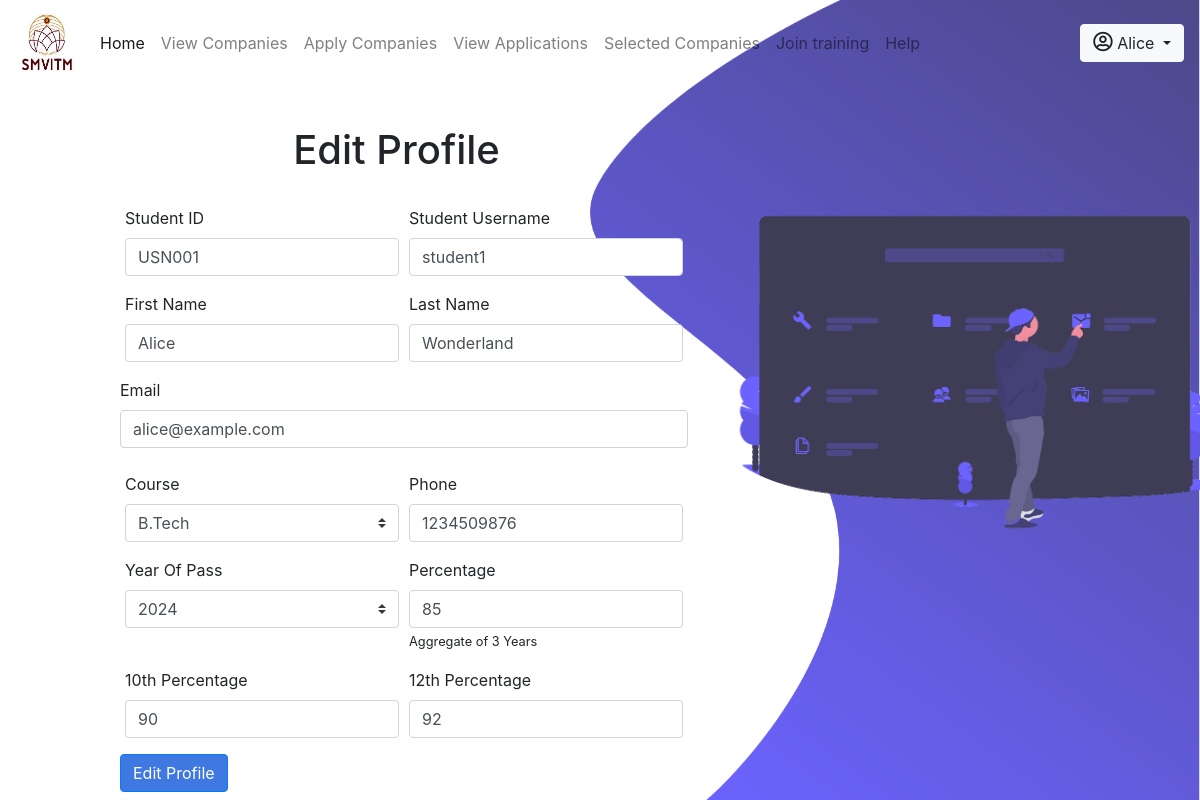
Page /student/editprofile.php (signed in) on the committed database.
### tables this page shows
CREATE TABLE `studentlogin` (
  `usn` varchar(20) NOT NULL,
  `uname` varchar(10) NOT NULL,
  `pwd` varchar(10) NOT NULL,
  `fname` varchar(15) NOT NULL,
  `lname` varchar(15) NOT NULL,
  `email` varchar(40) NOT NULL,
  `phone` varchar(12) NOT NULL,
  `secque` varchar(100) NOT NULL,
  `secans` varchar(100) NOT NULL,
  `course` varchar(100) DEFAULT NULL,
  `branch` varchar(100) DEFAULT NULL,
  `percentage` varchar(10) DEFAULT NULL,
  `yop` varchar(10) DEFAULT NULL,
  `sslc` varchar(100) DEFAULT NULL,
  `puc` varchar(100) DEFAULT NULL
);

### student/editprofile.php (the view, shortened to what this page needs)
<?php
include_once '../includes/db.inc.php';
$user = isset($_SESSION['username']) ? $_SESSION['username'] : '';
if (!empty($user)) {
    $sql = "SELECT * FROM studentlogin WHERE fname='$user';";
    $res = mysqli_query($conn, $sql);
    if (mysqli_num_rows($res) > 0) {
        $row = mysqli_fetch_assoc($res);
    } else {
        echo "<p>No user found!</p>";
        exit();
    }
} else {
    echo "<p>User not logged in!</p>";
    exit();
}
?>
<!DOCTYPE html>
<html lang="en">
<head>
    <link rel="stylesheet" type="text/css" href="css/index.css">
    <?php include_once 'includes/head.php'; ?>
</head>
<body>
    <div>
        <img id="img2" src="../images/editicon.png" width="650px" style="position: absolute; position: fixed; z-index: 1;
        margin-left: 55%; margin-top: 13vh;">
    </div>
    <img src="../images/edit.png" id="img1" style="position: fixed;">
    <?php include_once 'includes/nav.php'; ?>
    <div class="content" style="margin-top: 40px; margin-left: 20px;">
        <h1 class="form-row justify-content-center" style="margin-left: 100px;">Edit Profile</h1> <br>
        <form action="php/edit.inc.php" method="POST">
            <div class="row justify-content-center align-items-baseline">
                <div class="center one">
                    <div class="form-row">
                        <div class="form-group col-md-6">
                            <label for="usn">Student ID</label>
                            <input type="text" class="form-control" id="usn" name="usn" value="<?php echo $row['usn']; ?>">
                        </div>
                        <div class="form-group col-md-6">
                            <label for="uname">Student Username</label>
                            <input type="text" class="form-control" id="uname" name="uname" value="<?php echo $row['uname']; ?>">
                        </div>
                    </div>
                    <div class="form-row">
                        <div class="form-group col-md-6">
                            <label for="fname">First Name</label>
                            <input type="text" class="form-control" id="fname" name="fname" value="<?php echo $row['fname']; ?>">
                        </div>
                        <div class="form-group col-md-6">
                            <label for="lname">Last Name</label>
                            <input type="text" class="form-control" id="lname" name="lname" value="<?php echo $row['lname']; ?>">
                        </div>
                    </div>
                    <div class="form-row">
                        <label for="email">Email</label>
                        <input type="text" class="form-control" id="email" name="email" value="<?php echo $row['email']; ?>">
                    </div> <br>
                    <div class="form-row">
                        <div class="form-group col-md-6">
                            <label for="course">Course</label>
                            <select class="custom-select" name="course">
                                <option value="<?php echo $row['course'] ?>"><?php echo $row['course'] ?></option>
                            </select>
                        </div>
                        <div class="form-group col-md-6">
                            <label for="phone">Phone</label>
                            <input type="text" class="form-control" id="phone" name="phone" value="<?php echo $row['phone']; ?>">
                        </div>
                    </div>
                    <div class="form-row">
                        <div class="form-group col-md-6">
                            <label for="yop">Year Of Pass</label>
                            <select class="custom-select" name="yop">
                                <option value="<?php echo $row['yop']; ?>"><?php echo $row['yop']; ?></option>
                            </select>
                        </div>
                        <div class="form-group col-md-6">
                            <label for="percentage">Percentage</label>
                            <input type="text" class="form-control" id="percentage" name="percentage" value="<?php echo $row['percentage']; ?>">
                            <small>Aggregate of 3 Years</small>
                        </div>
                    </div>
                    <div class="form-row">
                        <div class="form-group col-md-6">
                            <label for="sslc">10th Percentage</label>
                            <input type="text" class="form-control" id="sslc" name="sslc" value="<?php echo $row['sslc']; ?>">
                        </div>
                        <div class="form-group col-md-6">
                            <label for="puc">12th Percentage</label>
                            <input type="text" class="form-control" id="puc" name="puc" value="<?php echo $row['puc']; ?>">
                        </div>
                    </div>
                    <div class="form-row">
                        <button type="submit" name="edit" class="btn btn-primary" style="background-color: #3f78e0;">Edit Profile</button>
                    </div>
                </div>
            </div>
        </form>
    </div>
</html>

### student/css/index.css (style rules this page uses)
#img1 { position: absolute; height: 100vh; width: 100%; position: fixed; }
#img1,.content { position: absolute; }
form { margin-left: 120px; }
button { background: #514DC0; }
#img2 { z-index: 0; }

### rows in the picture
studentlogin: usn "USN001", uname "student1", fname "Alice", lname "Wonderland", email "alice@example.com", course "B.Tech", phone "1234509876", yop "2024", percentage "85", sslc "90", puc "92"

### other values in the picture
$_SESSION['username'] "Alice"
